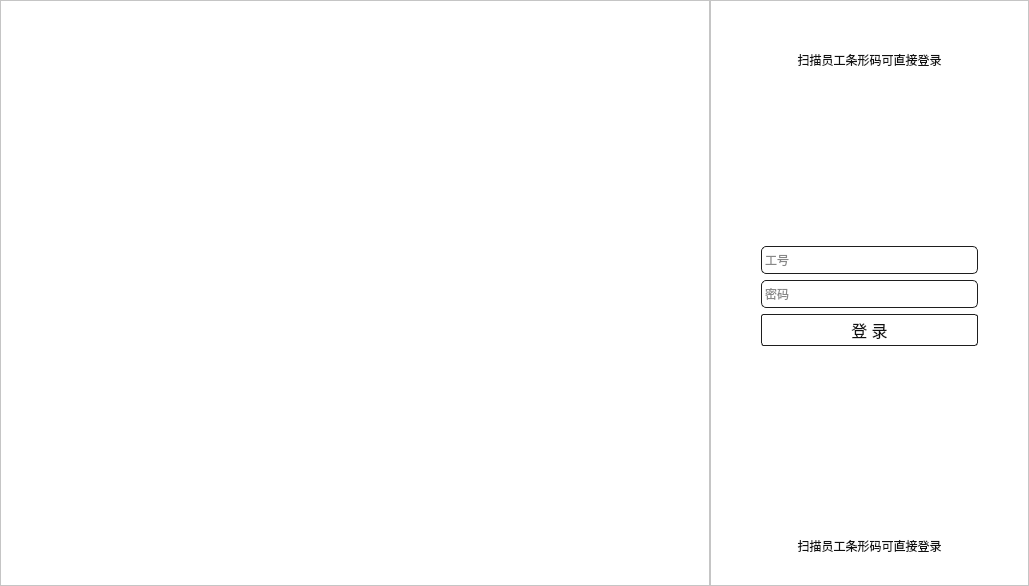
<?xml version="1.0" encoding="UTF-8"?>
<ui version="4.0">
 <class>LoginWidget</class>
 <widget class="QDialog" name="LoginWidget">
  <property name="geometry">
   <rect>
    <x>0</x>
    <y>0</y>
    <width>1029</width>
    <height>586</height>
   </rect>
  </property>
  <property name="windowTitle">
   <string>IntelliTrac CIS by Winstech</string>
  </property>
  <property name="styleSheet">
   <string notr="true">QFrame#frame_bg{
	border-image: url(:/res/login-bg.jpg);
}

QToolTip
{
     border: 1px solid black;
     background-color: #ffa02f;
     padding: 1px;
     border-radius: 3px;
     opacity: 100;
}

QWidget
{
    color: #101010;
    background-color: white;
}

QWidget:item:hover
{
    background-color: QLinearGradient( x1: 0, y1: 0, x2: 0, y2: 1, stop: 0 #FFDAAC, stop: 1 #F1C48B);
    color: #000000;
}

QWidget:item:selected
{
    background-color: QLinearGradient( x1: 0, y1: 0, x2: 0, y2: 1, stop: 0 #ffa02f, stop: 1 #d7801a);
    color: #000000;
}

QMenuBar::item
{
    background: transparent;
}

QMenuBar::item:selected
{
    background: transparent;
    border: 1px solid #ffaa00;
}

QMenuBar::item:pressed
{
    background: #444;
    border: 1px solid #000;
    background-color: QLinearGradient(
        x1:0, y1:0,
        x2:0, y2:1,
        stop:1 #212121,
        stop:0.4 #343434/*,
        stop:0.2 #343434,
        stop:0.1 #ffaa00*/
    );
    margin-bottom:-1px;
    padding-bottom:1px;
}

QMenu
{
    border: 1px solid #000;
}

QMenu::item
{
    padding: 2px 20px 2px 20px;
}

QMenu::item:selected
{
    color: #000000;
}

QWidget:disabled
{
    color: #707070;
    background-color: #323232;
}

QAbstractItemView
{
    /*background-color: QLinearGradient( x1: 0, y1: 0, x2: 0, y2: 1, stop: 0 #e4e4e4, stop: 0.1 #c4c4c4, stop: 1 #dddddd);*/
    alternate-background-color: QLinearGradient( x1: 0, y1: 0, x2: 0, y2: 1, stop: 0 #3d3d3d, stop: 0.1 #545454, stop: 1 #4d4d4d);;
}

QWidget:focus
{
    /*border: 2px solid QLinearGradient( x1: 0, y1: 0, x2: 0, y2: 1, stop: 0 #ffa02f, stop: 1 #d7801a);*/
}

QLineEdit   
{
    padding: 1px;
    border-style: solid;
    border: 1px solid #1e1e1e;
    border-radius: 5;
}

QAbstractButton
{
  border-width: 1px;
  border-color: #1e1e1e;
  border-style: solid;
  border-radius: 3;
  font-size: 16px;
  padding: 3px;
  padding-left: 5px;
  padding-right: 5px;
}

QPushButton
{
    min-width: 60px;
}

QAbstractButton:pressed
{
    background-color: cyan
}

QComboBox
{
    selection-background-color: #ffaa00;
    background-color: QLinearGradient( x1: 0, y1: 0, x2: 0, y2: 1, stop: 0 #565656, stop: 0.1 #525252, stop: 0.5 #4e4e4e, stop: 0.9 #4a4a4a, stop: 1 #464646);
    border-style: solid;
    border: 1px solid #1e1e1e;
    border-radius: 5;
    padding: 1px;
    padding-left: 4px;
}

QComboBox:hover,QAbstractButton:hover
{
    border: 2px solid QLinearGradient( x1: 0, y1: 0, x2: 0, y2: 1, stop: 0 #ffa02f, stop: 1 #d7801a);
}

QComboBox:on
{
    padding-top: 3px;
    padding-left: 4px;
    background-color: QLinearGradient( x1: 0, y1: 0, x2: 0, y2: 1, stop: 0 #2d2d2d, stop: 0.1 #2b2b2b, stop: 0.5 #292929, stop: 0.9 #282828, stop: 1 #252525);
    selection-background-color: #ffaa00;
}

QComboBox QAbstractItemView
{
    border: 1px solid darkgray;
    selection-background-color: QLinearGradient( x1: 0, y1: 0, x2: 0, y2: 1, stop: 0 #ffa02f, stop: 1 #d7801a);
    selection-color: black;
    padding-top: 3px;
    padding-bottom: 3px;
}


QComboBox QAbstractItemView::item
{
    min-height: 23px;
}

QComboBox::drop-down
{
     subcontrol-origin: padding;
     subcontrol-position: top right;
     width: 15px;

     border-left-width: 0px;
     border-left-color: darkgray;
     border-left-style: solid; /* just a single line */
     border-top-right-radius: 3px; /* same radius as the QComboBox */
     border-bottom-right-radius: 3px;
 }

QComboBox::down-arrow
{
     image: url(:/down_arrow.png);
}

QGroupBox:focus
{
border: 2px solid QLinearGradient( x1: 0, y1: 0, x2: 0, y2: 1, stop: 0 #ffa02f, stop: 1 #d7801a);
}

QTextEdit:focus, QLineEdit:!read-only:focus
{
    border: 2px solid QLinearGradient( x1: 0, y1: 0, x2: 0, y2: 1, stop: 0 #ffa02f, stop: 1 #d7801a);
}

QScrollBar:horizontal {
     border: 1px solid #222222;
     background: QLinearGradient( x1: 0, y1: 0, x2: 0, y2: 1, stop: 0.0 #121212, stop: 0.2 #282828, stop: 1 #484848);
     height: 7px;
     margin: 0px 16px 0 16px;
}

QScrollBar::handle:horizontal
{
      background: QLinearGradient( x1: 0, y1: 0, x2: 1, y2: 0, stop: 0 #ffa02f, stop: 0.5 #d7801a, stop: 1 #ffa02f);
      min-height: 20px;
      border-radius: 2px;
}

QScrollBar::add-line:horizontal {
      border: 1px solid #1b1b19;
      border-radius: 2px;
      background: QLinearGradient( x1: 0, y1: 0, x2: 1, y2: 0, stop: 0 #ffa02f, stop: 1 #d7801a);
      width: 14px;
      subcontrol-position: right;
      subcontrol-origin: margin;
}

QScrollBar::sub-line:horizontal {
      border: 1px solid #1b1b19;
      border-radius: 2px;
      background: QLinearGradient( x1: 0, y1: 0, x2: 1, y2: 0, stop: 0 #ffa02f, stop: 1 #d7801a);
      width: 14px;
     subcontrol-position: left;
     subcontrol-origin: margin;
}

QScrollBar::right-arrow:horizontal, QScrollBar::left-arrow:horizontal
{
      border: 1px solid black;
      width: 1px;
      height: 1px;
      background: white;
}

QScrollBar::add-page:horizontal, QScrollBar::sub-page:horizontal
{
      background: none;
}

QScrollBar:vertical
{
      background: QLinearGradient( x1: 0, y1: 0, x2: 1, y2: 0, stop: 0.0 #121212, stop: 0.2 #282828, stop: 1 #484848);
      width: 7px;
      margin: 16px 0 16px 0;
      border: 1px solid #222222;
}

QScrollBar::handle:vertical
{
      background: QLinearGradient( x1: 0, y1: 0, x2: 0, y2: 1, stop: 0 #ffa02f, stop: 0.5 #d7801a, stop: 1 #ffa02f);
      min-height: 20px;
      border-radius: 2px;
}

QScrollBar::add-line:vertical
{
      border: 1px solid #1b1b19;
      border-radius: 2px;
      background: QLinearGradient( x1: 0, y1: 0, x2: 0, y2: 1, stop: 0 #ffa02f, stop: 1 #d7801a);
      height: 14px;
      subcontrol-position: bottom;
      subcontrol-origin: margin;
}

QScrollBar::sub-line:vertical
{
      border: 1px solid #1b1b19;
      border-radius: 2px;
      background: QLinearGradient( x1: 0, y1: 0, x2: 0, y2: 1, stop: 0 #d7801a, stop: 1 #ffa02f);
      height: 14px;
      subcontrol-position: top;
      subcontrol-origin: margin;
}

QScrollBar::up-arrow:vertical, QScrollBar::down-arrow:vertical
{
      border: 1px solid black;
      width: 1px;
      height: 1px;
      background: white;
}


QScrollBar::add-page:vertical, QScrollBar::sub-page:vertical
{
      background: none;
}

QTextEdit
{
    background-color: #242424;
}

QPlainTextEdit
{
    background-color: #242424;
}

QHeaderView::section
{
    background-color: QLinearGradient(x1:0, y1:0, x2:0, y2:1, stop:0 #616161, stop: 0.5 #505050, stop: 0.6 #434343, stop:1 #656565);
    color: white;
    padding-left: 4px;
    border: 1px solid #6c6c6c;
}

QCheckBox:disabled
{
color: #414141;
}

QDockWidget::title
{
    text-align: center;
    spacing: 3px; /* spacing between items in the tool bar */
    background-color: QLinearGradient(x1:0, y1:0, x2:0, y2:1, stop:0 #323232, stop: 0.5 #242424, stop:1 #323232);
}

QDockWidget::close-button, QDockWidget::float-button
{
    text-align: center;
    spacing: 1px; /* spacing between items in the tool bar */
    background-color: QLinearGradient(x1:0, y1:0, x2:0, y2:1, stop:0 #323232, stop: 0.5 #242424, stop:1 #323232);
}

QDockWidget::close-button:hover, QDockWidget::float-button:hover
{
    background: #242424;
}

QDockWidget::close-button:pressed, QDockWidget::float-button:pressed
{
    padding: 1px -1px -1px 1px;
}

QMainWindow::separator
{
    background-color: QLinearGradient(x1:0, y1:0, x2:0, y2:1, stop:0 #161616, stop: 0.5 #151515, stop: 0.6 #212121, stop:1 #343434);
    color: white;
    padding-left: 4px;
    border: 1px solid #4c4c4c;
    spacing: 3px; /* spacing between items in the tool bar */
}

QMainWindow::separator:hover
{

    background-color: QLinearGradient(x1:0, y1:0, x2:0, y2:1, stop:0 #d7801a, stop:0.5 #b56c17 stop:1 #ffa02f);
    color: white;
    padding-left: 4px;
    border: 1px solid #6c6c6c;
    spacing: 3px; /* spacing between items in the tool bar */
}

QToolBar::handle
{
     spacing: 3px; /* spacing between items in the tool bar */
     background: url(:/images/handle.png);
}

QMenu::separator
{
    height: 2px;
    background-color: QLinearGradient(x1:0, y1:0, x2:0, y2:1, stop:0 #161616, stop: 0.5 #151515, stop: 0.6 #212121, stop:1 #343434);
    color: white;
    padding-left: 4px;
    margin-left: 10px;
    margin-right: 5px;
}

QProgressBar
{
    border: 2px solid grey;
    border-radius: 5px;
    text-align: center;
}

QProgressBar::chunk
{
    background-color: #d7801a;
    width: 2.15px;
    margin: 0.5px;
}

QTabBar::tab {
    color: #b1b1b1;
    border: 1px solid #444;
    border-bottom-style: none;
    background-color: #323232;
    padding-left: 10px;
    padding-right: 10px;
    padding-top: 3px;
    padding-bottom: 2px;
    margin-right: -1px;
}

QTabWidget::pane {
    border: 1px solid #444;
    top: 1px;
}

QTabBar::tab:last
{
    margin-right: 0; /* the last selected tab has nothing to overlap with on the right */
    border-top-right-radius: 3px;
}

QTabBar::tab:first:!selected
{
 margin-left: 0px; /* the last selected tab has nothing to overlap with on the right */


    border-top-left-radius: 3px;
}

QTabBar::tab:!selected
{
    color: #b1b1b1;
    border-bottom-style: solid;
    margin-top: 3px;
    background-color: QLinearGradient(x1:0, y1:0, x2:0, y2:1, stop:1 #212121, stop:.4 #343434);
}

QTabBar::tab:selected
{
    border-top-left-radius: 3px;
    border-top-right-radius: 3px;
    margin-bottom: 0px;
}

QTabBar::tab:!selected:hover
{
    /*border-top: 2px solid #ffaa00;
    padding-bottom: 3px;*/
    border-top-left-radius: 3px;
    border-top-right-radius: 3px;
    background-color: QLinearGradient(x1:0, y1:0, x2:0, y2:1, stop:1 #212121, stop:0.4 #343434, stop:0.2 #343434, stop:0.1 #ffaa00);
}

QRadioButton::indicator:checked, QRadioButton::indicator:unchecked{
    color: #b1b1b1;
    background-color: #323232;
    border: 1px solid #b1b1b1;
    border-radius: 6px;
}

QRadioButton::indicator:checked
{
    background-color: qradialgradient(
        cx: 0.5, cy: 0.5,
        fx: 0.5, fy: 0.5,
        radius: 1.0,
        stop: 0.25 #ffaa00,
        stop: 0.3 #323232
    );
}

QCheckBox::indicator{
    color: #b1b1b1;
    background-color: #323232;
    border: 1px solid #b1b1b1;
    width: 9px;
    height: 9px;
}

QRadioButton::indicator
{
    border-radius: 6px;
}

QRadioButton::indicator:hover, QCheckBox::indicator:hover
{
    border: 1px solid #ffaa00;
}

QCheckBox::indicator:checked
{
    image:url(:/images/checkbox.png);
}

QCheckBox::indicator:disabled, QRadioButton::indicator:disabled
{
    border: 1px solid #444;
}

/* HLine &amp; Sunken*/
QFrame[frameShape=&quot;4&quot;][frameShadow=&quot;48&quot;]
{
  border: none;
  background: #808080;
  max-height: 1;
}

/* VLine &amp; Sunken*/
QFrame[frameShape=&quot;5&quot;][frameShadow=&quot;48&quot;]
{
  border: none;
  background: #e0e0e0;
  max-width: 1;
}</string>
  </property>
  <layout class="QHBoxLayout" name="horizontalLayout" stretch="1,0">
   <property name="spacing">
    <number>0</number>
   </property>
   <property name="margin">
    <number>0</number>
   </property>
   <item>
    <widget class="QFrame" name="frame_bg">
     <property name="frameShape">
      <enum>QFrame::StyledPanel</enum>
     </property>
     <property name="frameShadow">
      <enum>QFrame::Raised</enum>
     </property>
    </widget>
   </item>
   <item>
    <widget class="QFrame" name="frame">
     <property name="styleSheet">
      <string notr="true"/>
     </property>
     <property name="frameShape">
      <enum>QFrame::StyledPanel</enum>
     </property>
     <property name="frameShadow">
      <enum>QFrame::Sunken</enum>
     </property>
     <property name="lineWidth">
      <number>3</number>
     </property>
     <layout class="QVBoxLayout" name="verticalLayout">
      <property name="leftMargin">
       <number>50</number>
      </property>
      <property name="topMargin">
       <number>30</number>
      </property>
      <property name="rightMargin">
       <number>50</number>
      </property>
      <property name="bottomMargin">
       <number>30</number>
      </property>
      <item>
       <widget class="QLabel" name="label">
        <property name="text">
         <string/>
        </property>
        <property name="pixmap">
         <pixmap resource="itrac.qrc">:/res/itrac-64.png</pixmap>
        </property>
        <property name="alignment">
         <set>Qt::AlignCenter</set>
        </property>
       </widget>
      </item>
      <item>
       <widget class="QLabel" name="label_title">
        <property name="styleSheet">
         <string notr="true"/>
        </property>
        <property name="text">
         <string>扫描员工条形码可直接登录</string>
        </property>
        <property name="alignment">
         <set>Qt::AlignCenter</set>
        </property>
       </widget>
      </item>
      <item>
       <spacer name="verticalSpacer_2">
        <property name="orientation">
         <enum>Qt::Vertical</enum>
        </property>
        <property name="sizeHint" stdset="0">
         <size>
          <width>217</width>
          <height>25</height>
         </size>
        </property>
       </spacer>
      </item>
      <item>
       <widget class="QLineEdit" name="edit_user">
        <property name="minimumSize">
         <size>
          <width>0</width>
          <height>28</height>
         </size>
        </property>
        <property name="placeholderText">
         <string>工号</string>
        </property>
       </widget>
      </item>
      <item>
       <widget class="QLineEdit" name="edit_psw">
        <property name="minimumSize">
         <size>
          <width>0</width>
          <height>28</height>
         </size>
        </property>
        <property name="contextMenuPolicy">
         <enum>Qt::NoContextMenu</enum>
        </property>
        <property name="maxLength">
         <number>16</number>
        </property>
        <property name="echoMode">
         <enum>QLineEdit::Password</enum>
        </property>
        <property name="placeholderText">
         <string>密码</string>
        </property>
       </widget>
      </item>
      <item>
       <widget class="QPushButton" name="btn_login">
        <property name="minimumSize">
         <size>
          <width>72</width>
          <height>32</height>
         </size>
        </property>
        <property name="cursor">
         <cursorShape>PointingHandCursor</cursorShape>
        </property>
        <property name="text">
         <string>登 录</string>
        </property>
       </widget>
      </item>
      <item>
       <spacer name="verticalSpacer">
        <property name="orientation">
         <enum>Qt::Vertical</enum>
        </property>
        <property name="sizeHint" stdset="0">
         <size>
          <width>217</width>
          <height>185</height>
         </size>
        </property>
       </spacer>
      </item>
      <item>
       <widget class="QLabel" name="label_title_2">
        <property name="styleSheet">
         <string notr="true"/>
        </property>
        <property name="text">
         <string>扫描员工条形码可直接登录</string>
        </property>
        <property name="alignment">
         <set>Qt::AlignCenter</set>
        </property>
       </widget>
      </item>
     </layout>
     <zorder>edit_user</zorder>
     <zorder>edit_psw</zorder>
     <zorder>label_title</zorder>
     <zorder>verticalSpacer_2</zorder>
     <zorder>btn_login</zorder>
     <zorder>label</zorder>
     <zorder>label_title_2</zorder>
    </widget>
   </item>
  </layout>
 </widget>
 <resources>
  <include location="itrac.qrc"/>
 </resources>
 <connections>
  <connection>
   <sender>btn_login</sender>
   <signal>clicked()</signal>
   <receiver>LoginWidget</receiver>
   <slot>accept()</slot>
   <hints>
    <hint type="sourcelabel">
     <x>391</x>
     <y>292</y>
    </hint>
    <hint type="destinationlabel">
     <x>198</x>
     <y>112</y>
    </hint>
   </hints>
  </connection>
 </connections>
</ui>
